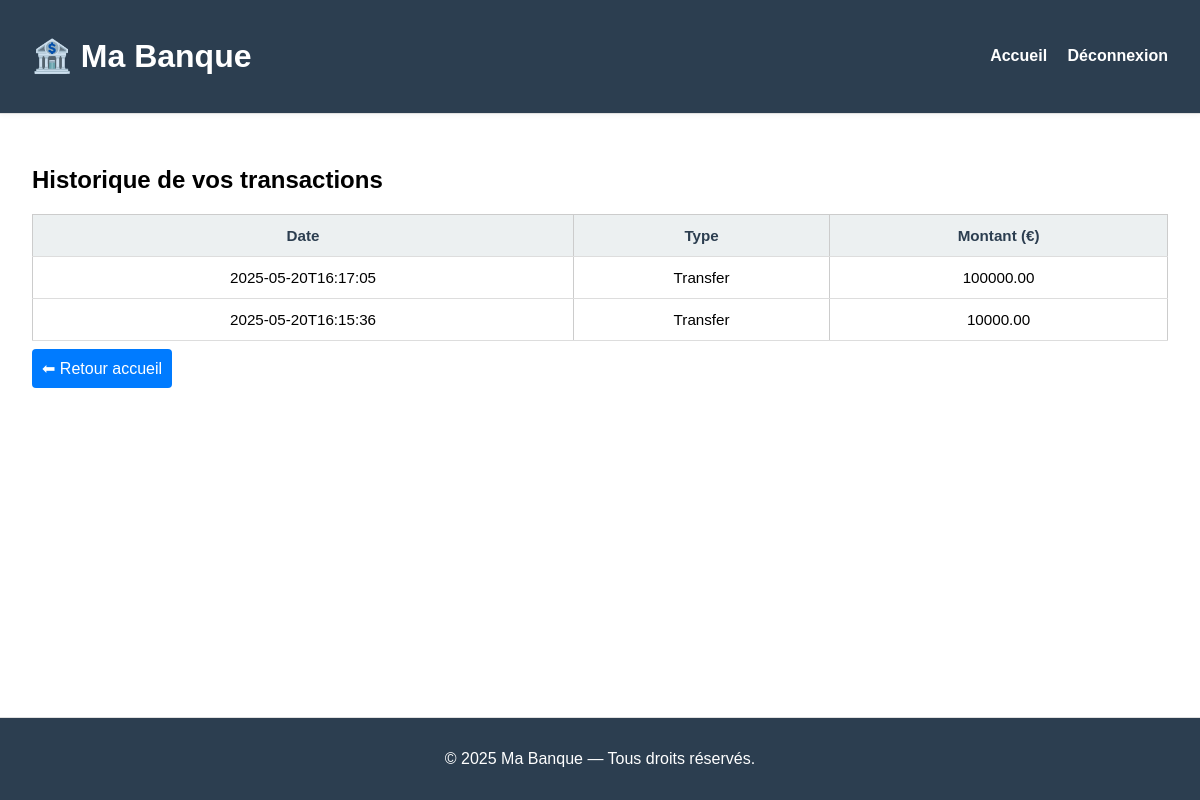
The app's page /history (signed in) with its own data.
### tables this page shows
CREATE TABLE transactions (
    id INTEGER PRIMARY KEY AUTOINCREMENT,
    user_id INTEGER NOT NULL,
    type TEXT CHECK(type IN ('deposit', 'transfer')) NOT NULL,
    amount REAL NOT NULL,
    date TEXT NOT NULL,
    reason TEXT DEFAULT '',
    FOREIGN KEY(user_id) REFERENCES users(id)
);

### server_old.py (the view)
@app.route('/history')
def history():
    if 'user_id' not in session:
        return redirect(url_for('login'))
    db = get_db()
    rows = db.execute('''
        SELECT type, amount, date
        FROM transactions
        WHERE user_id = ?
        ORDER BY date DESC
    ''', (session['user_id'],)).fetchall()
    return render_template('history.html', transactions=rows)

### server_old.py (called while the page is built)
def get_db():
    conn = sqlite3.connect(DATABASE)
    conn.row_factory = sqlite3.Row  # pour accéder aux colonnes par nom
    return conn

### templates/history.html (shortened to what this page needs)
{% extends "base.html" %}
{% block content %}
<h2>Historique de vos transactions</h2>
{% if transactions %}
<table class="styled-table">
    <thead>
        <tr>
            <th>Date</th>
            <th>Type</th>
            <th>Montant (€)</th>
        </tr>
    </thead>
    <tbody>
        {% for t in transactions %}
        <tr>
            <td>{{ t['date'] }}</td>
            <td class="type {{ t['type'] }}">{{ t['type'].capitalize() }}</td>
            <td>{{ '%.2f' | format(t['amount']) }}</td>
        </tr>
        {% endfor %}
    </tbody>
</table>
{% else %}
<p>Aucune transaction enregistrée.</p>
{% endif %}
<a href="/home" class="btn">⬅ Retour accueil</a>
{% endblock %}

### static/css/style.css (style rules this page uses)
html, body { background-color: #f8f9fb; margin: 0; padding: 0; font-family: Arial, sans-serif; }
.btn { box-sizing: border-box; display: inline-block; text-decoration: none; margin: 0.5rem 0; transition: background-color 0.5s ease; background: #007bff; color: white; border: none; padding: 10px; border-radius: 4px; cursor: pointer; }
table { width: 100%; border-collapse: collapse; margin-top: 1rem; }
th, td { border: 1px solid #ccc; padding: 10px; text-align: center; }
table.styled-table { width: 100%; border-collapse: collapse; margin-top: 1rem; font-size: 0.95rem; }
.styled-table th, .styled-table td { padding: 0.75rem; text-align: center; border-bottom: 1px solid #ddd; }
.styled-table th { background-color: #ecf0f1; color: #2c3e50; }

### records on screen
transactions: date "2025-05-20T16:17:05", type "Transfer", amount "100000.00"
transactions: date "2025-05-20T16:15:36", type "Transfer", amount "10000.00"
